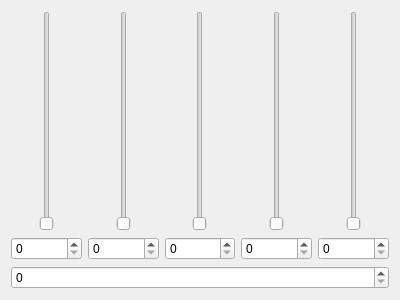
<?xml version="1.0" encoding="UTF-8"?>
<ui version="4.0">
 <class>Console</class>
 <widget class="QWidget" name="Console">
  <property name="geometry">
   <rect>
    <x>0</x>
    <y>0</y>
    <width>400</width>
    <height>300</height>
   </rect>
  </property>
  <property name="windowTitle">
   <string>Console virtuelle</string>
  </property>
  <property name="styleSheet">
   <string notr="true"/>
  </property>
  <layout class="QGridLayout" name="gridLayout_2">
   <item row="0" column="0">
    <layout class="QGridLayout" name="gridLayout">
     <property name="leftMargin">
      <number>0</number>
     </property>
     <item row="0" column="0">
      <widget class="QSlider" name="vsCh1">
       <property name="sizePolicy">
        <sizepolicy hsizetype="Expanding" vsizetype="Expanding">
         <horstretch>0</horstretch>
         <verstretch>0</verstretch>
        </sizepolicy>
       </property>
       <property name="maximum">
        <number>255</number>
       </property>
       <property name="orientation">
        <enum>Qt::Vertical</enum>
       </property>
      </widget>
     </item>
     <item row="0" column="1">
      <widget class="QSlider" name="vsCh2">
       <property name="sizePolicy">
        <sizepolicy hsizetype="Expanding" vsizetype="Expanding">
         <horstretch>0</horstretch>
         <verstretch>0</verstretch>
        </sizepolicy>
       </property>
       <property name="maximum">
        <number>255</number>
       </property>
       <property name="orientation">
        <enum>Qt::Vertical</enum>
       </property>
      </widget>
     </item>
     <item row="0" column="4">
      <widget class="QSlider" name="vsCh5">
       <property name="sizePolicy">
        <sizepolicy hsizetype="Expanding" vsizetype="Expanding">
         <horstretch>0</horstretch>
         <verstretch>0</verstretch>
        </sizepolicy>
       </property>
       <property name="maximum">
        <number>255</number>
       </property>
       <property name="orientation">
        <enum>Qt::Vertical</enum>
       </property>
      </widget>
     </item>
     <item row="0" column="2">
      <widget class="QSlider" name="vsCh3">
       <property name="sizePolicy">
        <sizepolicy hsizetype="Expanding" vsizetype="Expanding">
         <horstretch>0</horstretch>
         <verstretch>0</verstretch>
        </sizepolicy>
       </property>
       <property name="maximum">
        <number>255</number>
       </property>
       <property name="orientation">
        <enum>Qt::Vertical</enum>
       </property>
      </widget>
     </item>
     <item row="0" column="3">
      <widget class="QSlider" name="vsCh4">
       <property name="sizePolicy">
        <sizepolicy hsizetype="Expanding" vsizetype="Expanding">
         <horstretch>0</horstretch>
         <verstretch>0</verstretch>
        </sizepolicy>
       </property>
       <property name="maximum">
        <number>255</number>
       </property>
       <property name="orientation">
        <enum>Qt::Vertical</enum>
       </property>
      </widget>
     </item>
     <item row="1" column="0">
      <widget class="QSpinBox" name="sbCh1">
       <property name="maximum">
        <number>255</number>
       </property>
      </widget>
     </item>
     <item row="1" column="1">
      <widget class="QSpinBox" name="sbCh2">
       <property name="maximum">
        <number>255</number>
       </property>
      </widget>
     </item>
     <item row="1" column="2">
      <widget class="QSpinBox" name="spCh3">
       <property name="maximum">
        <number>255</number>
       </property>
      </widget>
     </item>
     <item row="1" column="3">
      <widget class="QSpinBox" name="sbCh4">
       <property name="maximum">
        <number>255</number>
       </property>
      </widget>
     </item>
     <item row="1" column="4">
      <widget class="QSpinBox" name="sbCh5">
       <property name="maximum">
        <number>255</number>
       </property>
      </widget>
     </item>
    </layout>
   </item>
   <item row="1" column="0">
    <widget class="QSpinBox" name="sbOffset"/>
   </item>
  </layout>
 </widget>
 <resources/>
 <connections>
  <connection>
   <sender>vsCh1</sender>
   <signal>valueChanged(int)</signal>
   <receiver>sbCh1</receiver>
   <slot>setValue(int)</slot>
   <hints>
    <hint type="sourcelabel">
     <x>44</x>
     <y>249</y>
    </hint>
    <hint type="destinationlabel">
     <x>43</x>
     <y>271</y>
    </hint>
   </hints>
  </connection>
  <connection>
   <sender>sbCh1</sender>
   <signal>valueChanged(int)</signal>
   <receiver>vsCh1</receiver>
   <slot>setValue(int)</slot>
   <hints>
    <hint type="sourcelabel">
     <x>64</x>
     <y>277</y>
    </hint>
    <hint type="destinationlabel">
     <x>64</x>
     <y>257</y>
    </hint>
   </hints>
  </connection>
  <connection>
   <sender>vsCh2</sender>
   <signal>valueChanged(int)</signal>
   <receiver>sbCh2</receiver>
   <slot>setValue(int)</slot>
   <hints>
    <hint type="sourcelabel">
     <x>135</x>
     <y>243</y>
    </hint>
    <hint type="destinationlabel">
     <x>135</x>
     <y>270</y>
    </hint>
   </hints>
  </connection>
  <connection>
   <sender>sbCh2</sender>
   <signal>valueChanged(int)</signal>
   <receiver>vsCh2</receiver>
   <slot>setValue(int)</slot>
   <hints>
    <hint type="sourcelabel">
     <x>102</x>
     <y>269</y>
    </hint>
    <hint type="destinationlabel">
     <x>102</x>
     <y>260</y>
    </hint>
   </hints>
  </connection>
  <connection>
   <sender>vsCh3</sender>
   <signal>valueChanged(int)</signal>
   <receiver>spCh3</receiver>
   <slot>setValue(int)</slot>
   <hints>
    <hint type="sourcelabel">
     <x>198</x>
     <y>248</y>
    </hint>
    <hint type="destinationlabel">
     <x>199</x>
     <y>270</y>
    </hint>
   </hints>
  </connection>
  <connection>
   <sender>spCh3</sender>
   <signal>valueChanged(int)</signal>
   <receiver>vsCh3</receiver>
   <slot>setValue(int)</slot>
   <hints>
    <hint type="sourcelabel">
     <x>178</x>
     <y>279</y>
    </hint>
    <hint type="destinationlabel">
     <x>178</x>
     <y>261</y>
    </hint>
   </hints>
  </connection>
  <connection>
   <sender>sbCh4</sender>
   <signal>valueChanged(int)</signal>
   <receiver>vsCh4</receiver>
   <slot>setValue(int)</slot>
   <hints>
    <hint type="sourcelabel">
     <x>290</x>
     <y>278</y>
    </hint>
    <hint type="destinationlabel">
     <x>283</x>
     <y>259</y>
    </hint>
   </hints>
  </connection>
  <connection>
   <sender>vsCh4</sender>
   <signal>valueChanged(int)</signal>
   <receiver>sbCh4</receiver>
   <slot>setValue(int)</slot>
   <hints>
    <hint type="sourcelabel">
     <x>267</x>
     <y>254</y>
    </hint>
    <hint type="destinationlabel">
     <x>267</x>
     <y>270</y>
    </hint>
   </hints>
  </connection>
  <connection>
   <sender>sbCh5</sender>
   <signal>valueChanged(int)</signal>
   <receiver>vsCh5</receiver>
   <slot>setValue(int)</slot>
   <hints>
    <hint type="sourcelabel">
     <x>360</x>
     <y>278</y>
    </hint>
    <hint type="destinationlabel">
     <x>358</x>
     <y>260</y>
    </hint>
   </hints>
  </connection>
  <connection>
   <sender>vsCh5</sender>
   <signal>valueChanged(int)</signal>
   <receiver>sbCh5</receiver>
   <slot>setValue(int)</slot>
   <hints>
    <hint type="sourcelabel">
     <x>339</x>
     <y>245</y>
    </hint>
    <hint type="destinationlabel">
     <x>339</x>
     <y>274</y>
    </hint>
   </hints>
  </connection>
 </connections>
</ui>
